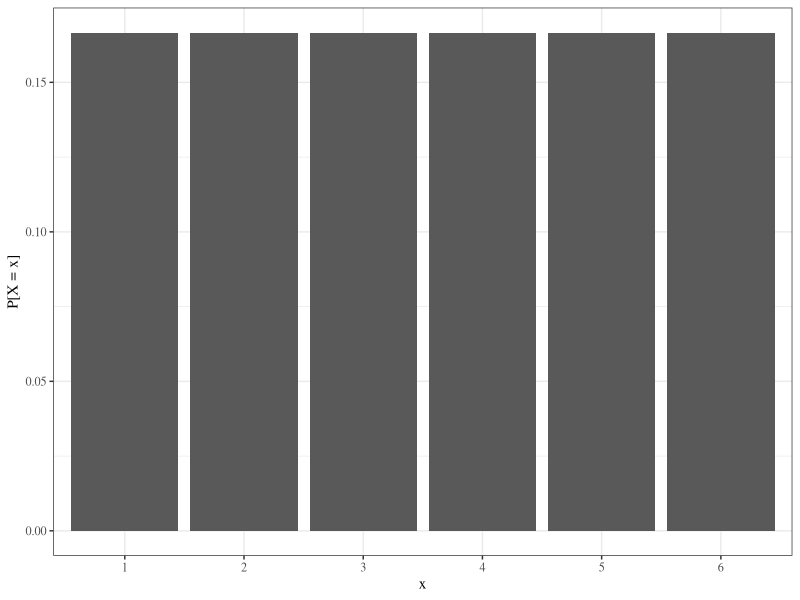
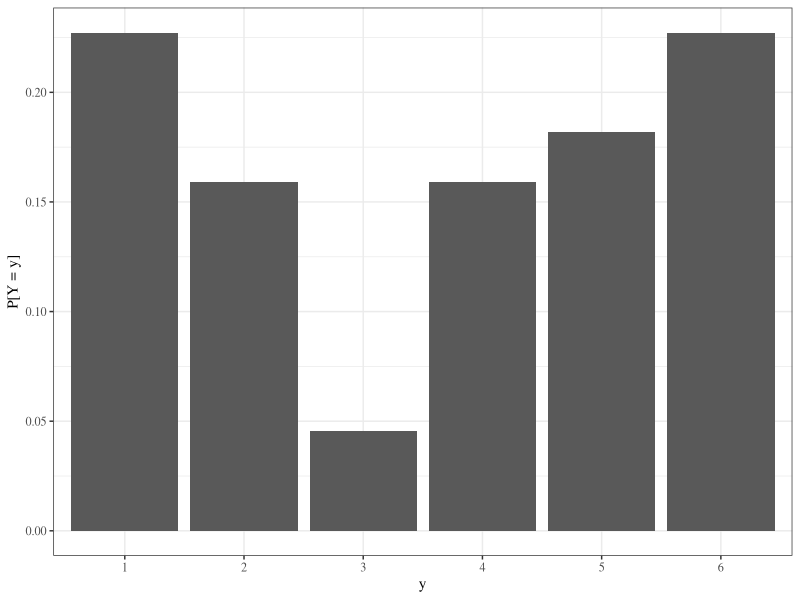
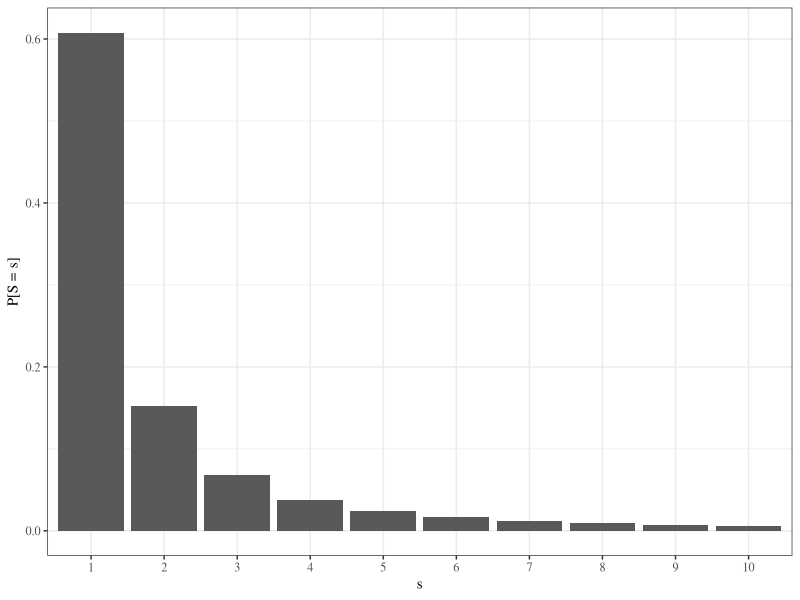
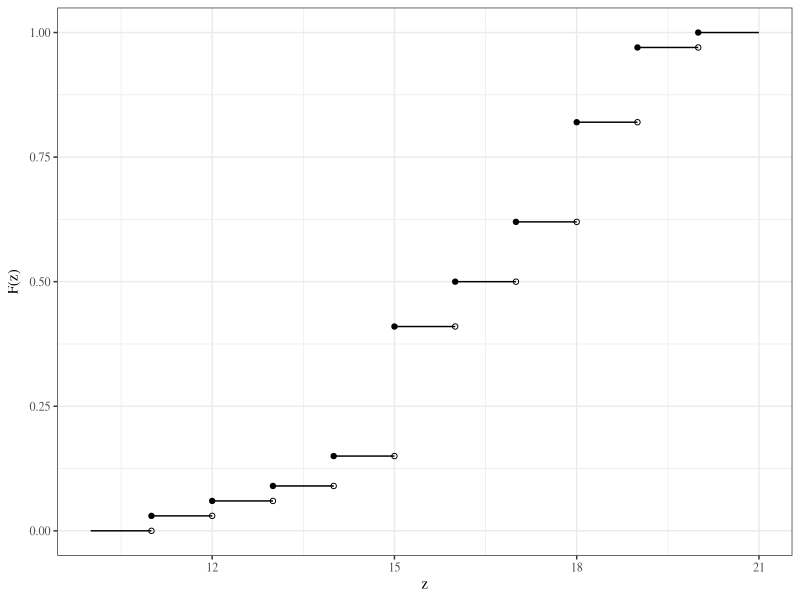
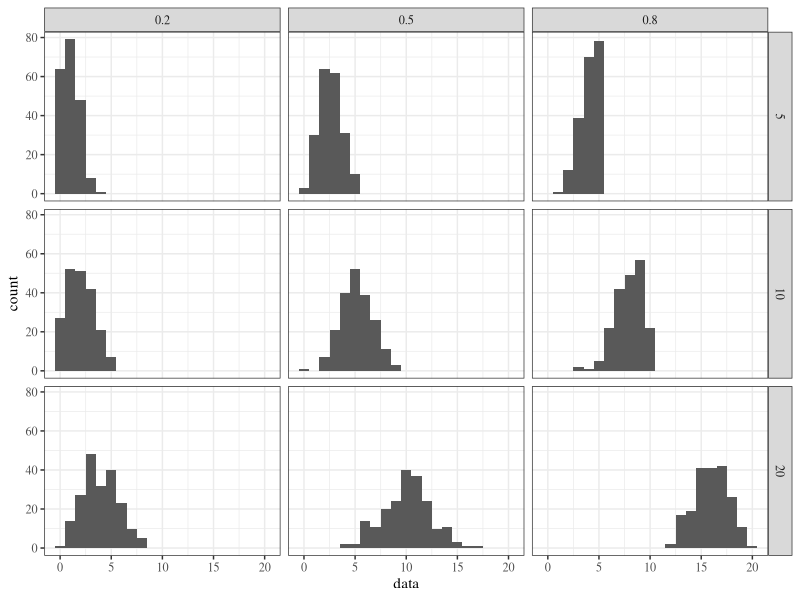
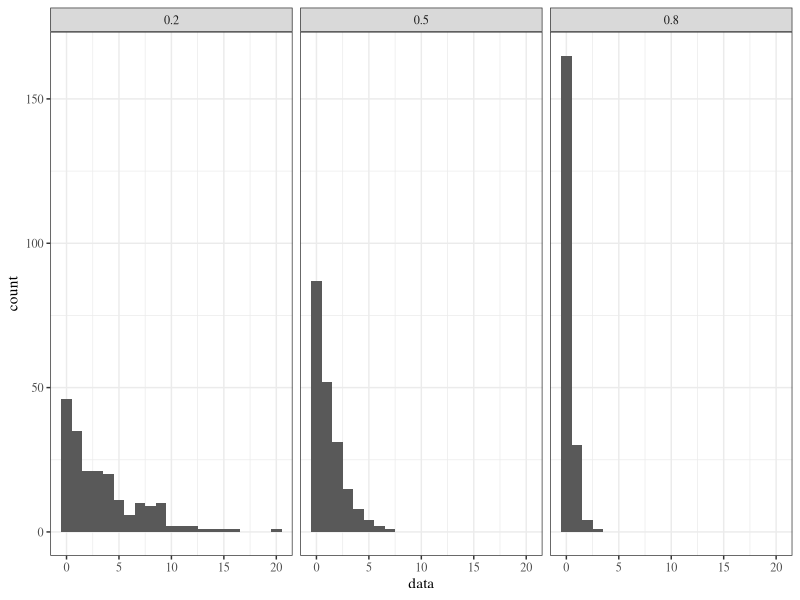
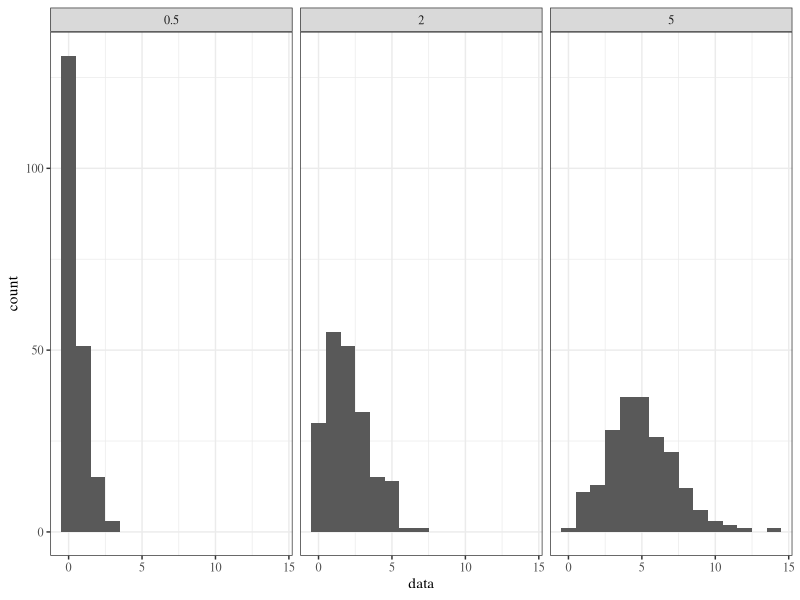
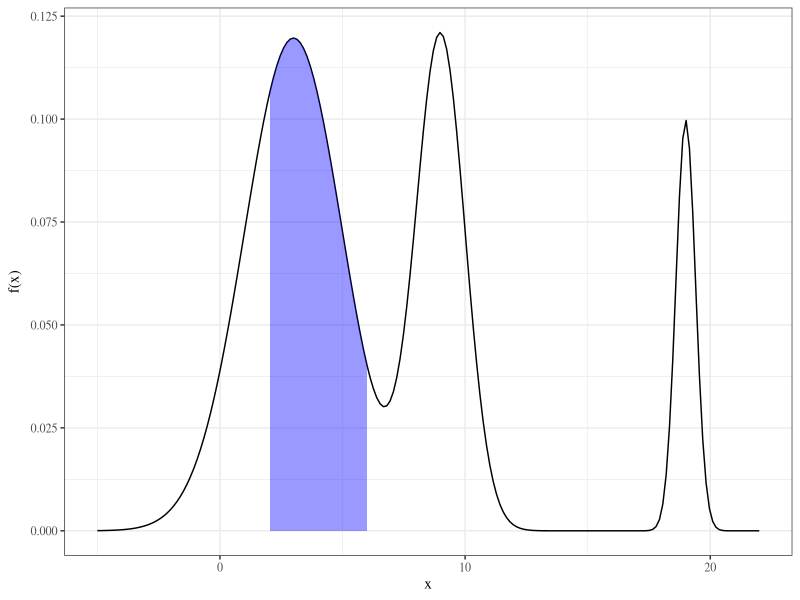

These charts were generated, in order, by the following R code:
## ---- chunk 1
library(knitr)
library(tidyverse)
library(xtable)
library(MASS)
knitr::opts_chunk$set(echo=FALSE, message=FALSE, warning=FALSE, fig.height = 2)
theme_set(theme_bw(base_family = "serif"))
set.seed(305)
## ---- chunk 2
x <- rep(1/6, 6)
y <- c(5/22, 7/44, 1/22, 7/44, 2/11, 5/22)
ggplot() +
  geom_bar(aes(factor(1:6), x), stat = "identity") +
  xlab("x") + ylab("P[X = x]")
ggplot() +
  geom_bar(aes(factor(1:6), y), stat = "identity") +
  xlab("y") + ylab("P[Y = y]")
## ---- chunk 3
s <- 1/(1:10)^2*(6/pi^2)
ggplot() +
  geom_bar(aes(factor(1:10), s), stat = "identity") +
  xlab("s") + ylab("P[S = s]")
## ---- chunk 4
z <- 10:20
F_z <- c(0, 0.03, 0.06, 0.09, 0.15, 0.41, 0.50, 0.62, 0.82, 0.97, 1)
ggplot() +
  geom_segment(aes(x = z, xend = z + 1), y = F_z, yend = F_z) +
  geom_point(aes(z[-1], F_z[-1])) +
  geom_point(aes(z[-length(z)] + 1, F_z[-length(F_z)]), pch = 1) +
  ylab(expression("F(z)"))
## ---- chunk 5
expand.grid(n = c(5, 10, 20), p = c(.2, .5, .8)) %>%
  group_by(n, p) %>%
  do(data.frame(data = rbinom(200, .$n, .$p))) %>%
  ggplot() +
  geom_histogram(aes(data), binwidth = 1) +
  facet_grid(n ~ p)
## ---- chunk 6
expand.grid(p = c(.2, .5, .8)) %>%
  group_by(p) %>%
  do(data.frame(data = rgeom(200, .$p))) %>%
  ggplot() +
  geom_histogram(aes(data), binwidth = 1) +
  facet_grid(~ p)
## ---- chunk 7
expand.grid(lambda = c(0.5, 2, 5)) %>%
  group_by(lambda) %>%
  do(data.frame(data = rpois(200, .$lambda))) %>%
  ggplot() +
  geom_histogram(aes(data), binwidth = 1) +
  facet_grid(~ lambda)
## ---- chunk 8
x <- seq(-5, 22, length.out = 200)
f <- .6*dnorm(x, 3, 2) + .3*dnorm(x, 9, 1) + .1*dnorm(x, 19, .4)
shade <- rbind(data.frame(x = x[x >= 2 & x <= 6], y = f[x >= 2 & x <= 6]),
               data.frame(x = rev(x[x >= 2 & x <= 6]), y = 0))
qplot(x, f, geom = "line") +
  geom_polygon(aes(x, y), data = shade, fill = "blue", alpha = .4) +
  ylab(expression("f(x)"))
## ---- chunk 9
data.frame(x = seq(0, 5, length.out = 200)) %>%
  mutate(`0.5` = dexp(x, 1/.5),
         `1` = dexp(x, 1),
         `2` = dexp(x, 1/2)) %>%
  gather(alpha, f, -x) %>%
  ggplot() +
  geom_line(aes(x, f, colour = alpha, lty = alpha)) +
  scale_colour_discrete(expression(alpha)) +
  scale_linetype_discrete(expression(alpha)) +
  ylab("f(x)")
## ---- chunk 10
bolt <- expand.grid(x = 11:20, y = 20:13)
bolt$f <- c(rep(0, 7), "2/34", "2/34", "1/34",
            rep(0, 6), "2/34", rep(0, 3),
            rep(0, 2), "1/34", "1/34", 0, 0, "1/34", "1/34", "1/34", 0,
            rep(0, 4), "2/34", "1/34", "1/34", "2/34", 0, 0,
            rep(0, 3), "1/34", "2/34", "2/34", 0, 0, "2/34", 0,
            rep("1/34", 2), rep(0, 2), "3/34", rep(0, 5),
            rep(0, 4), "1/34", 0, 0, "2/34", 0, 0,
            rep(0, 4), "1/34", rep(0, 5))
bolt %>%
  spread(x, f) %>%
  arrange(desc(y)) %>%
  rename(`y\\x` = y) %>%
  xtable() %>%
  print(include.rownames = FALSE, comment = FALSE)
## ---- chunk 11
bolt %>% dplyr::select(-f) %>%
  mutate(g = "") %>%
  spread(x, g) %>%
  arrange(desc(y)) %>%
  rename(`y\\x` = y) %>%
  xtable(align = paste0("|", paste(rep("c", ncol(.) + 1), collapse = "|"), "|")) %>%
  print(include.rownames = FALSE, comment = FALSE, hline.after = -1:nrow(.))
## ---- chunk 12
bolt %>% dplyr::select(-f) %>%
  mutate(g = "") %>%
  spread(x, g) %>%
  arrange(desc(y)) %>%
  rename(`y\\x` = y) %>%
  xtable(align = paste0("|", paste(rep("c", ncol(.) + 1), collapse = "|"), "|")) %>%
  print(include.rownames = FALSE, comment = FALSE, hline.after = -1:nrow(.))
## ---- chunk 13
bolt %>% dplyr::select(-f) %>%
  mutate(g = "") %>%
  spread(x, g) %>%
  arrange(desc(y)) %>%
  rename(`y\\x` = y) %>%
  xtable(align = paste0("|", paste(rep("c", ncol(.) + 1), collapse = "|"), "|")) %>%
  print(include.rownames = FALSE, comment = FALSE, hline.after = -1:nrow(.))
## ---- chunk 14
bolt %>%
  spread(x, f) %>%
  arrange(desc(y)) %>%
  rename(`y\\x` = y) %>%
  xtable() %>%
  print(include.rownames = FALSE, comment = FALSE)
## ---- chunk 15
bolt %>%
  mutate(f = vapply(f, function(num) eval(parse(text = num)), numeric(1))*34) %>%
  spread(x, f) %>%
  arrange(desc(y)) %>%
  rename(`$y\\backslash x$` = y) %>%
  rbind(colSums(.)) %>%
  bind_cols(data.frame(rowSums(.[,-1]))) -> bolt_dsn
names(bolt_dsn)[ncol(bolt_dsn)] <- "$f_Y(y)$"
bolt_dsn_table <- bolt_dsn
bolt_dsn_table[, -1] <- apply(bolt_dsn[, -1], 2, function(col) paste0(col, "/34"))
bolt_dsn_table[nrow(bolt_dsn_table), 1] <- "$f_X(x)$"
bolt_dsn_table %>%
  xtable(align = paste0(paste(rep("c", ncol(.)), collapse = ""), "|c")) %>%
  print(include.rownames = FALSE, comment = FALSE, 
        sanitize.text.function = function(x){x},
        hline.after = c(-1, 0, nrow(.) - 1, nrow(.)))
## ---- chunk 16
toy <- expand.grid(x = 1:3, y = 1:3)
toy$f <- c(.16, .16, .08, .16, .16, .08, .08, .08, .04)
toy %>%
  spread(x, f) %>%
  arrange(desc(y)) %>%
  rename(`$y\\backslash x$` = y) -> toy_dsn
toy_dsn$`$f_Y(y)$` <- rowSums(toy_dsn[, -1])
toy_dsn[nrow(toy_dsn) + 1, -1] <- colSums(toy_dsn[, -1])
toy_dsn[nrow(toy_dsn), 1] <- "$f_X(x)$"
toy_dsn %>%
  xtable(align = paste0(paste(rep("c", ncol(.)), collapse = ""), "|c")) %>%
  print(include.rownames = FALSE, comment = FALSE, 
        sanitize.text.function = function(x){x},
        hline.after = c(-1, 0, nrow(.) - 1, nrow(.)))
## ---- chunk 17
w <- 0:9
f <- rep(1/length(w), length(w))
ggplot() + 
  geom_bar(aes(w, f), stat = "identity") +
  ylab("f(w)")
## ---- chunk 18
w1 <- w2 <- 0:9
probs <- matrix(rep(0, length(w1)^2), nrow = length(w1))
for(i in seq_along(w1)) {
  for(j in seq_along(w2)) {
    probs[i, j] <- f[i]*f[j]
  }
}
expand.grid(w1 = w1, w2 = w2) %>%
  mutate(w_bar = .5*(w1 + w2),
         f = as.numeric(probs)) %>%
  group_by(w_bar) %>%
  summarise(f = sum(f)) -> w_bar_dsn
w_bar_dsn %>%
  rename(`$\\overline{w}$` = w_bar,
         `$f(\\overline{w})$` = f) -> w_bar_dsn_tab
cbind(w_bar_dsn_tab[1:4,], w_bar_dsn_tab[5:8,], w_bar_dsn_tab[9:12,], w_bar_dsn_tab[13:16,], rbind(w_bar_dsn_tab[17:19,], c("", ""))) %>%
  xtable(align = "ccc|cc|cc|cc|cc") %>%
  print(include.rownames = FALSE,
        comment = FALSE,
        sanitize.text.function = function(x){x})
## ---- chunk 19
w_bar_dsn %>%
  ggplot() +
  geom_bar(aes(w_bar, f), stat = "identity") +
  xlab(expression(bar(w))) + ylab(expression(f(bar(w))))
## ---- chunk 20
w <- 0:9
library(gganimate)
get_means <- function(i) {
  samps <- matrix(sample(w, size = 1000*i, replace = TRUE), nrow = 1000)
  apply(samps, 1, mean)
}
data.frame(iter = 1:40) %>%
  group_by(iter) %>%
  do(data.frame(means = get_means(.$iter))) -> clt
data.frame(iter = 1:40) %>%
  group_by(iter) %>%
  do(data.frame(x = seq(0, 9, length.out = 200))) %>%
  mutate(f = dnorm(x, 4.5, sqrt(8.25/iter))) -> norm_approx
p <- ggplot(clt, aes(frame = factor(iter))) +
  geom_density(aes(means), colour = "blue", fill = "blue", alpha = 0.1) +
  geom_line(aes(x, f), data = norm_approx)
#gganimate(p, filename = "images/clt_animate.mp4", interval = .2)
